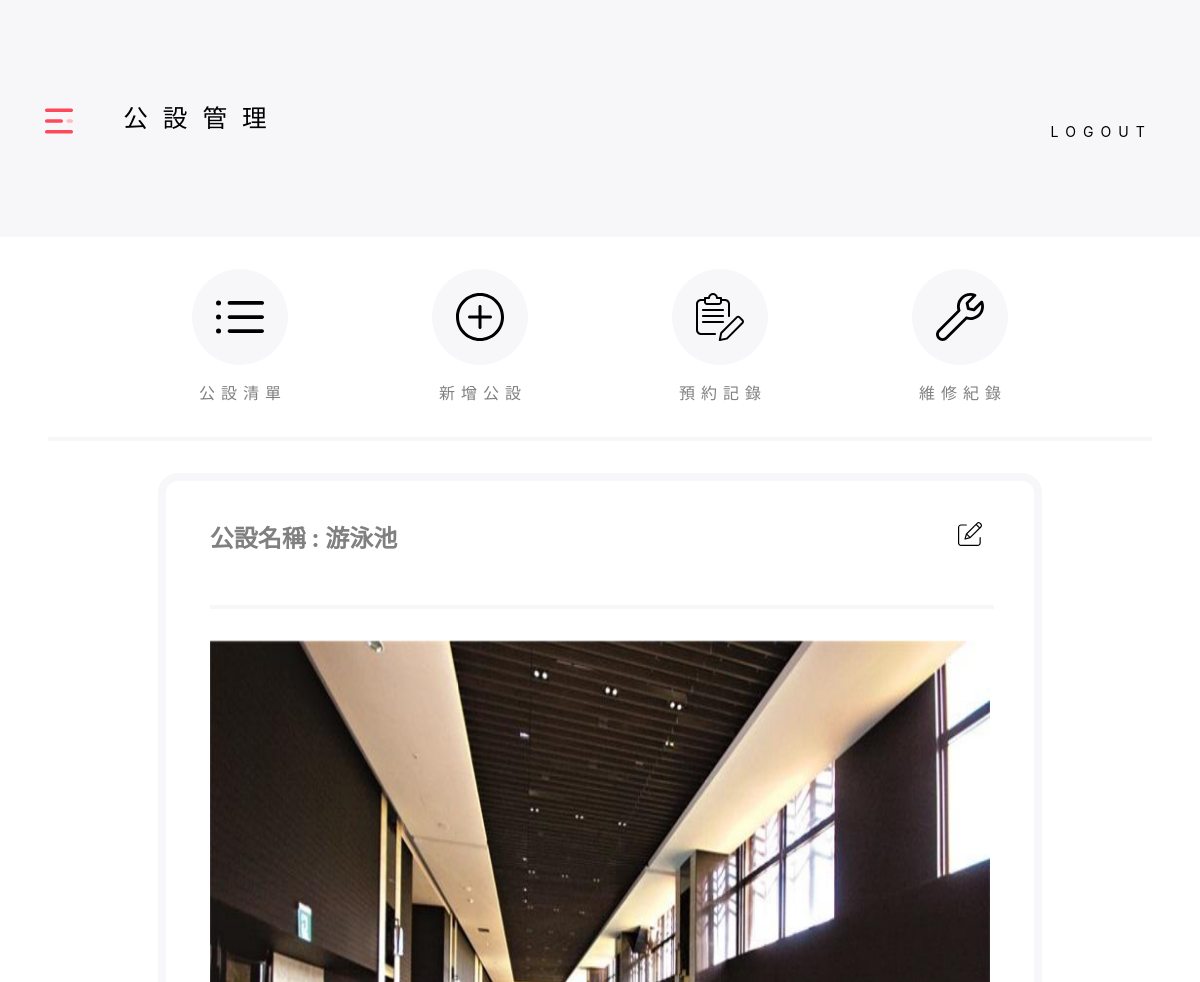
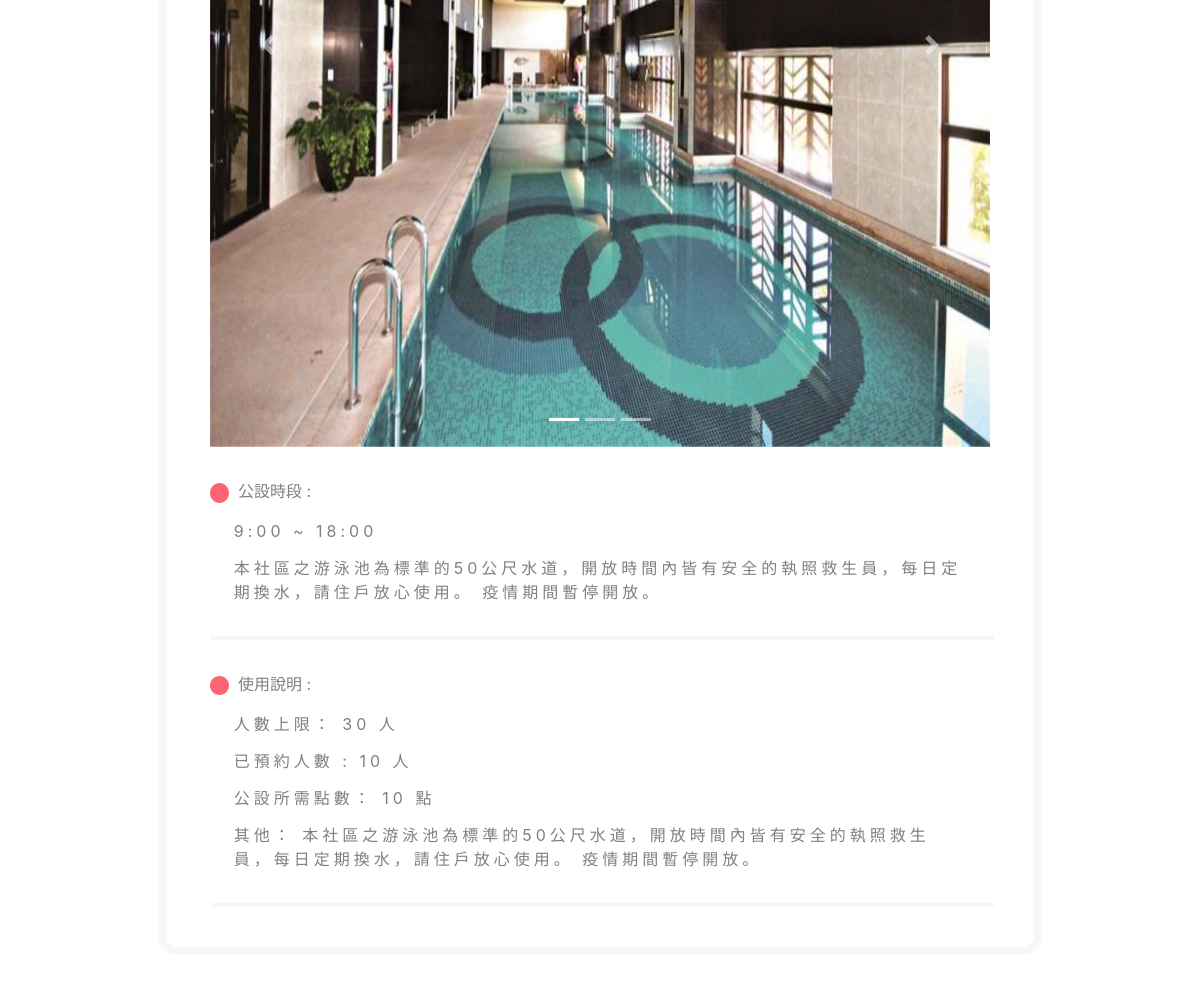
Screenshot of /home.php?page=facility&method=look&facility=1 (signed in) with the database file from the repository (2 pictures, top to bottom).
### tables this page shows
CREATE TABLE `facilities` (
  `FACILITIES_ID` int(15) NOT NULL,
  `COMMUNITY_ID` int(5) NOT NULL,
  `FACILITIES_NAME` varchar(10) NOT NULL,
  `FACILITIES_INTRODUCTION` text NOT NULL,
  `FACILITIES_DESCRIPTION` text NOT NULL,
  `FACILITIES_PLACE` varchar(10) NOT NULL,
  `FACILITIES_OPEN_TIME` time(6) NOT NULL,
  `FACILITIES_CLOSE_TIME` time(6) NOT NULL,
  `FACILITIES_IMG1` varchar(255) NOT NULL,
  `FACILITIES_IMG2` varchar(255) DEFAULT NULL,
  `FACILITIES_IMG3` varchar(255) DEFAULT NULL,
  `FACILITIES_POINT` int(10) DEFAULT NULL,
  `FACILITIES_LIMIT` int(10) DEFAULT NULL,
  PRIMARY KEY (`FACILITIES_ID`,`COMMUNITY_ID`) USING BTREE,
  KEY `COMMUNITY_ID` (`COMMUNITY_ID`) USING BTREE,
  CONSTRAINT `facilities_ibfk_1` FOREIGN KEY (`COMMUNITY_ID`) REFERENCES `community` (`COMMUNITY_ID`) ON DELETE CASCADE ON UPDATE CASCADE
);

### auth.php (called while the page is built, shortened)
<?php
    if (!isset($_SESSION['auth'])) {
        header("location:index.html");
    }else{
        $auth = $_SESSION['auth'];
        $community = $_SESSION['community'];
    }
?>

### facility_detail.php (the view, shortened to what this page needs)
<?php
    $sql = "SELECT `FACILITIES_NAME`, `FACILITIES_INTRODUCTION`, `FACILITIES_DESCRIPTION`,
        `FACILITIES_PLACE`, HOUR(`FACILITIES_OPEN_TIME`), HOUR(`FACILITIES_CLOSE_TIME`),
        `FACILITIES_IMG1`, `FACILITIES_IMG2`, `FACILITIES_IMG3`, `FACILITIES_POINT`,
        `FACILITIES_LIMIT` FROM `facilities` WHERE ( `FACILITIES_ID` = ? AND `COMMUNITY_ID` = $community );";
    $statement = $conn->prepare($sql);
    $statement->execute(array($_GET['facility']));
    $statement->execute(array($_GET['facility']));
    $row = $statement->fetch(PDO::FETCH_ASSOC);
?>
<link rel="stylesheet" href="https://stackpath.bootstrapcdn.com/bootstrap/4.5.0/css/bootstrap.min.css"
>
<link rel="stylesheet" href="css/facility_detail.css">
<div class="container">
    <form action="home.php?page=facility&method=look&facility=<?=$_GET['facility']?>" method="POST">
        <div class="outside">
            <div class="head">
                <div class="name">
                    <p>
                        <span>公設名稱 : </span>
                        <span><?=$row['FACILITIES_NAME']?></span>
                    </p>
                    <?php
                        if ($auth <= 3) {
                    ?>
                    <a href='#' class="edit"><img src='img/edit.svg' alt=''></a>
                    <?php
                        }
                    ?>
                </div>
            </div>
            <hr>
            <div id="carouselExampleIndicators" class="carousel slide" data-ride="carousel">
                <ol class="carousel-indicators">
                    <li data-target="#carouselExampleIndicators" data-slide-to="0" class="active"></li>
                    <li data-target="#carouselExampleIndicators" data-slide-to="1"></li>
                    <li data-target="#carouselExampleIndicators" data-slide-to="2"></li>
                </ol>
                <div class="carousel-inner">
                    <div class="carousel-item active">
                        <img class="d-block w-100" src="./img/fac/<?=$row['FACILITIES_IMG1']?>" alt="First slide">
                    </div>
                </div>
                <a class="carousel-control-prev" href="#carouselExampleIndicators" role="button" data-slide="prev">
                    <span class="carousel-control-prev-icon" aria-hidden="true"></span>
                </a>
                <a class="carousel-control-next" href="#carouselExampleIndicators" role="button" data-slide="next">
                    <span class="carousel-control-next-icon" aria-hidden="true"></span>
                </a>
            </div>
            <p class="dot"><img src="img/circle.svg"> &nbsp公設時段 : </img></p>
            <div class="information">
                <p class="content" id="time">
                    <span><?=$row['HOUR(`FACILITIES_OPEN_TIME`)']?>:00</span>
                    <span>~</span>
                    <span><?=$row['HOUR(`FACILITIES_CLOSE_TIME`)']?>:00</span>
                </p>
            </div>
            <div class="information" id="intro">
                <p class="content"><?=$row['FACILITIES_INTRODUCTION']?></p>
            </div>
            <hr>
        </div>
        <div class="outside">
            <p class="dot"><img src="img/circle.svg"> &nbsp使用說明 : </img></p>
            <div class="information" id="data">
                <p class="content">
                    <span>人數上限：</span>
                    <span><?=$row['FACILITIES_LIMIT']?></span>
                    <span> 人</span>
                </p>
                <p class="content">
                    <span>已預約人數 : </span>
                    <span>10</span>
                    <span> 人</span>
                </p>
                <p class="content">
                    <span>公設所需點數：</span>
                    <span><?=$row['FACILITIES_POINT']?></span>
                    <span>點</span>
                </p>
                <p class="content">
                    <span>其他：</span>
                    <span><?=$row['FACILITIES_DESCRIPTION']?></span>
                </p>
            </div>
            <hr>
        </div>
    </form>
</div>

### css/home.css (style rules this page uses)
* { padding: 0px; margin: 0px; list-style: none; }
html { height: 100%; }

### css/m_facilities.css (style rules this page uses)
* { color: #808080; text-decoration: none; }
hr { width: 100%; border: 2px solid #f7f7fa; background-color: #f7f7fa; margin-top: 2em; z-index: -10; }

### css/facility_detail.css (style rules this page uses)
.d-block { width: 80%; height: 40vh !important; margin: auto; margin-top: 1em; }
.carousel { z-index: -1; }
hr { width: 100%; border: 2px solid #f7f7fa; background-color: #f7f7fa; margin-top: 2em; }
.outside { width: 90%; margin: auto; }
.name { width: 100%; font-weight: bold; }
.name a { float: right; display: block; }
.name p { float: left; }
.head { width: 99%; display: flex; justify-content: space-between; align-items: center; padding: 1em 0; }
.container { width: 80%; margin: auto; padding: 1.5em 0; border: 8px solid #f7f7fa; border-radius: 20px; margin-top: 1em; color: #808080; margin-bottom: 3em; }
.name p { font-size: 1.5em; margin-bottom: 0; }
.dot { width: 100%; font-size: 1em; list-style: circle; margin-top: 2em; }
.dot img { font-size: .8em; }
.content { font-size: 1.2em; list-style: circle; letter-spacing: 4px; font-size: 1em; }
.information { width: 43%; margin: 0.1em 0; padding: 0 1.5em; }
.outside img { width: 1.5em; height: 1.5em; }
.information p { margin: .8em 0; }
.information { width: 100%; }

### rows the page displays
facilities: FACILITIES_NAME "游泳池", FACILITIES_IMG1 (picture), FACILITIES_INTRODUCTION "本社區之游泳池為標準的50公尺水道，開放時間內皆有安全的執照救生員，每日定期換水，請住戶放心使用。 疫情期間暫停開放。", FACILITIES_LIMIT "30", FACILITIES_POINT "10", FACILITIES_DESCRIPTION "本社區之游泳池為標準的50公尺水道，開放時間內皆有安全的執照救生員，每日定期換水，請住戶放心使用。 疫情期間暫停開放。"

### other values shown
$title "公設管理"
$row['HOUR(`FACILITIES_OPEN_TIME`)'] "9"
$row['HOUR(`FACILITIES_CLOSE_TIME`)'] "18"
